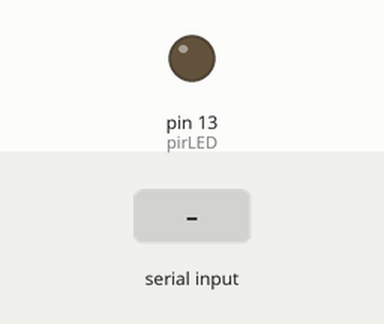
Bench run of a sketch on a simulated Arduino Uno, built with avr-gcc and run on an emulated ATmega328P. On the bench: output pins drawn as LEDs (lit = HIGH). The inputs (shaded band) are chosen by the test bench.

Above: at 1.2 s.
1.3 s: "1" received over Serial
At 2.5 s:
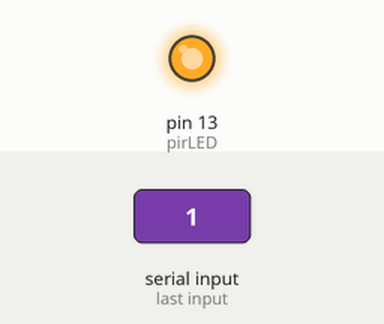
2.8 s: "0" received over Serial
At 3.3 s:
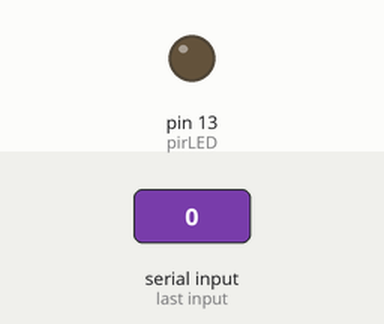
Timing chart, 0 to 5.8 s (numbered marks = the images above; inputs shaded):
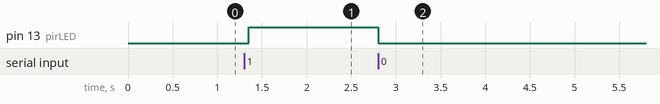

Measured:
- after the input at 1.3 s, pin 13 (pirLED): LOW → HIGH after 0.05 s
- after the input at 2.8 s, pin 13 (pirLED): HIGH → LOW at once

The sketch:

All.ino
```cpp
int ledState = 0;

 const byte pirPin = 2;
const byte pirLED = 13; // buildin LED
const byte pirLED2 = 8; // optional second LED ??
byte calibrationTime = 5;
boolean pirState = 0, oldpirState = 0;

void setup()
{
  pinMode(pirLED, OUTPUT);

  Serial.begin(9600);
}
void loop()
{
  char receiveVal;

  if (Serial.available() > 0)
  {
    receiveVal = Serial.read();

    if (receiveVal == '1') {
      ledState = 1;
    }
    else if (receiveVal == '0') {
      ledState = 0;
    }
    else if (receiveVal == 'pir') {
      pir();
    }
  }

  digitalWrite(pirLED, ledState);

  delay(50);
}

void pir() {
  pirState = digitalRead(pirPin); // read the pin every loop
  if (pirState != oldpirState) { // if it has changed (not the same as before)
    if (pirState) { // if PIR is active
      digitalWrite(pirLED, HIGH); // turn onboard LED on
      Serial.println("Movement detected");
      // more "on" code here, e.g. send alarm to BT/Android
    }
    else { // if PIR is not active
      digitalWrite(pirLED, LOW); // turn onboard LED off
      Serial.println("PIR inactive");
      // more "off" code here
    }
    oldpirState = pirState; // update oldpirState
  }
}
```
